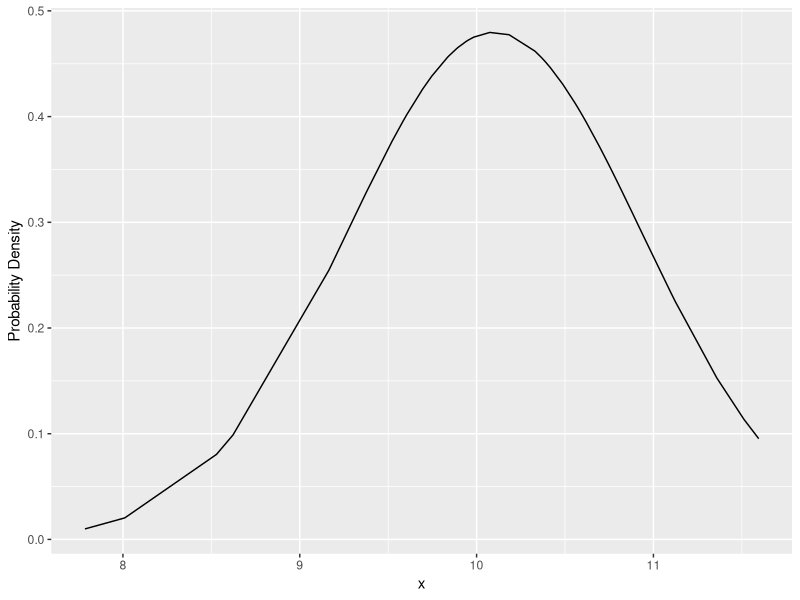
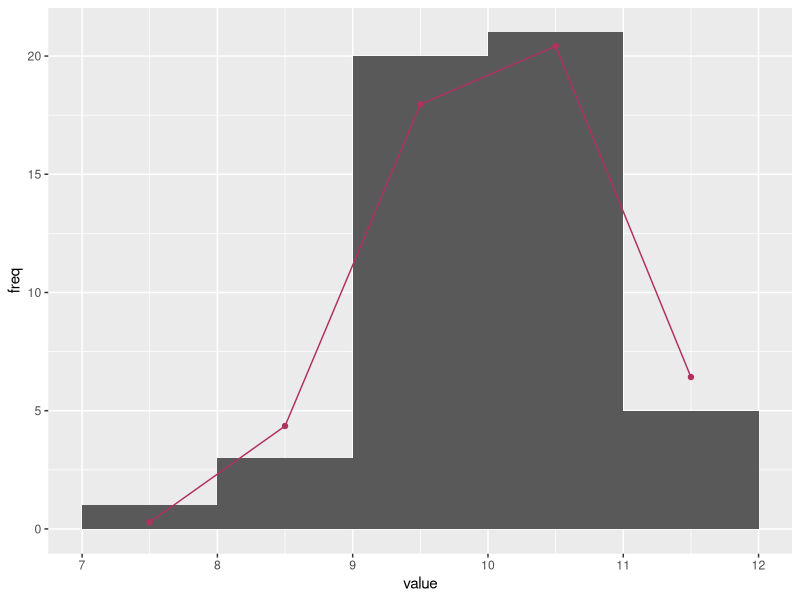
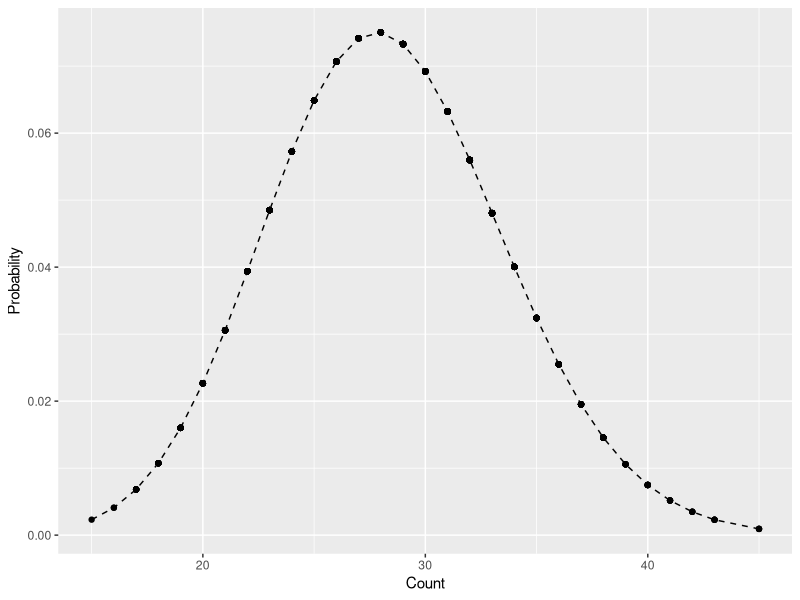
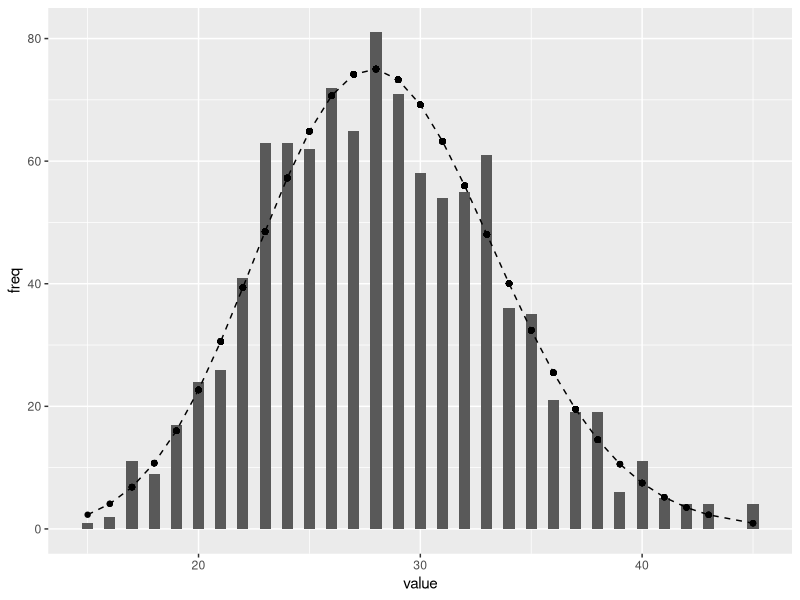

Here is the R script that generated these plots, in order:
# setup -------------------------------------------------------------------

rm(list = ls())
#source("code/set_library.R")
library(tidyverse)
library(patchwork)


# Exercise 1 - Normal Distribution ----------------------------------------
set.seed(1)
x <- rnorm(50, mean = 10, sd = 1)
df_1 <- as.tibble(x)
#df <- as.tibble(x)
mu <- mean(df_1$value)
sigma <- sd(df_1$value)
pd <- dnorm(x, mean = mu, sd = sigma)

df <- tibble(y = pd, x = x)
df %>% 
        ggplot(aes(x = x, y = y)) +
        geom_line() +
        labs(y = "Probability Density")

x_min <- floor(min(x))
x_max <- ceiling(max(x))
bin <- seq(x_min, x_max, by = 1)

p <- NULL
for (i in 1:length(bin) - 1) {
        p[i] <- pnorm(bin[i+1], mean = mu, sd = sigma) -
                pnorm(bin[i], mean = mu, sd = sigma)
        
}

## probability data frame
df_p <- tibble(p, bin = bin[-length(bin)] + 0.5) %>% 
        mutate(freq = p * nrow(df_1))
## overlay
df_1 %>% 
        ggplot(aes(x = value)) +
        geom_histogram(binwidth = 1,
                       center = 0.5) +
        geom_point(data = df_p,
                   aes(y = freq,
                       x = bin),
                   colour = "maroon") +
        geom_line(data = df_p,
                  aes(y = freq,
                      x = bin),
                  colour = "maroon")

# Exercise 2 - Poisson Distribution ---------------------------------------

## generate a variable with 1000 observations
set.seed(2)
r <- rpois(1000, lambda = 28)
df_r <- as.tibble(r)
## calculate probability mass
lambda_hat <- mean(df_r$value)
pm <- dpois(r, lambda = lambda_hat)

r_min <- min(r)
r_max <- max(r)

bin <- seq(r_min, r_max, by = 1)
## make probability mass figure

tibble(y = pm, x = r) %>% 
        ggplot(aes(x = x, y = y)) +
        geom_line(linetype = "dashed") +
        geom_point() +
        labs(y = "Probability",
             x = "Count")
df_prob <- tibble(x = r, y = pm) %>% 
        mutate(freq = y * nrow(df_r))

## overlay figures

df_r %>% 
        ggplot(aes(x = value)) +
        geom_histogram(binwidth = 0.5,
                       center = 0) +
        geom_line(data = df_prob,
                  aes(x = x,
                      y = freq),
                  linetype = "dashed") +
        geom_point(data = df_prob,
                   aes(x = x,
                       y = freq))



